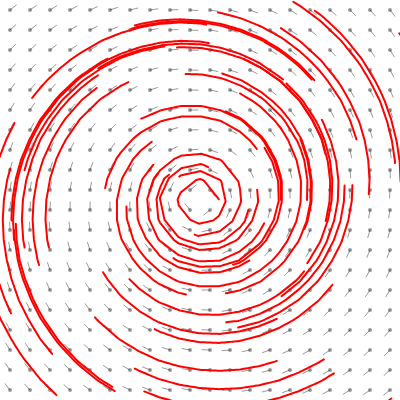
Frame 1 (no input)
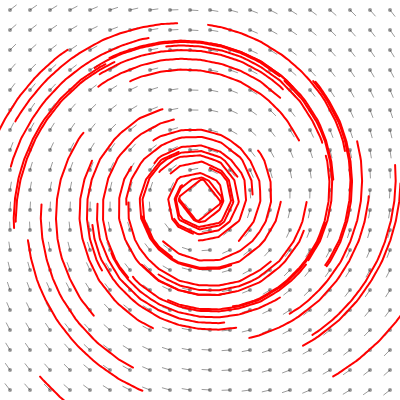
Frame 2 (the mouse pressed at the canvas centre, redrawn once)

The p5.js sketch that drew these frames (run headless with seeded random() and noise() and a simulated clock; the mouse was pressed at the canvas centre and the sketch redrawn once):

// p5.js sketch
// ── sketch.js
let flowfield;
let cols = 20;
let rows = 20;

let vehicle;

let debug = true;
let vehicles = []

function setup() {
  createCanvas(400, 400);

  vehicle = new Vehicle(350, 200);
  for (let i=0; i < 50; i++) {
    vehicles.push(new Vehicle(random(width), random(height)))
  }

  w = width / cols;
  h = height / cols;

  // flowfield = [];
  // for (let i = 0; i < 10; i++) {
  //   flowfield[i] = [];
  // }

  // Creating a 2D array
  flowfield = new Array(cols);
  for (let i = 0; i < flowfield.length; i++) {
    flowfield[i] = new Array(rows);
  }

  for (let i = 0; i < cols; i++) {
    for (let j = 0; j < rows; j++) {
      // flowfield[i][j] = createVector(-1, 1);
      // flowfield[i][j] = p5.Vector.random2D();

      let x = i * w + w * 0.5;
      let y = j * h + h * 0.5;

      let centerX = width / 2;
      let centerY = height / 2;

      flowfield[i][j] = createVector(centerX - x, centerY - y);
      flowfield[i][j].rotate(-PI / 2 + 0.1);
    }
  }
}

function draw() {
  background(255);

  // DEBUG view!
  if (debug) {
    for (let i = 0; i < cols; i++) {
      for (let j = 0; j < rows; j++) {
        flowfield[i][j].rotate(0.01);

        let v = flowfield[i][j].copy();
        v.setMag(w * 0.4);

        let x = i * w + w * 0.5;
        let y = j * h + h * 0.5;
        //strokeWeight(1);
        //stroke(0, 50);
        //rectMode(CENTER);
        //noFill();
        //rect(x, y, w, h);
        stroke(0, 100);
        strokeWeight(4);
        point(x, y);
        strokeWeight(1);
        line(x, y, x + v.x, y + v.y);
      }
    }
  }

  //vehicle.show();

  noFill();
  strokeWeight(2);
  stroke(255, 0, 0);
  // beginShape();
  // for (let i = 0; i < 100; i++) {
  //   //vehicles[i].follow(flowfield)
  //   vehicles[i].update()
  //   vertex(vehicles[i].position.x, vehicles[i].position.y)
  //   vehicle.follow(flowfield);
  //   // vehicle.update();
  //   // vertex(vehicle.position.x, vehicle.position.y);
  // }
  // endShape();
  for (let i=0; i<vehicles.length; i++) {
    beginShape()
    for (let j=0; j<100; j++) {
      vehicles[i].follow(flowfield)
      vehicles[i].update()
      vertex(vehicles[i].position.x,vehicles[i].position.y)
    }
    endShape()
  }

  //vehicle.show();

  noLoop();
}

// ── vehicle.js
// The Nature of Code
// Daniel Shiffman
// http://natureofcode.com

// The "Vehicle" class

class Vehicle {
  constructor(x, y) {
    this.position = createVector(x, y);
    this.velocity = createVector(0, 0);
    this.acceleration = createVector(0, 0);
    this.r = 6;
    this.maxspeed = 2;
    this.maxforce = 1;
    
    // this.history = [];
  }

  // Method to update location
  update() {
    // Update velocity
    this.velocity.add(this.acceleration);
    // Limit speed
    this.velocity.limit(this.maxspeed);
    this.position.add(this.velocity);
    // Reset accelerationelertion to 0 each cycle
    this.acceleration.mult(0);
  }

  applyForce(force) {
    // We could add mass here if we want A = F / M
    this.acceleration.add(force);
  }
  
  follow(flowfield) {
    let i = floor(this.position.x / w);
    let j = floor(this.position.y / h);
    i = constrain(i,0,cols-1);
    j = constrain(j,0,rows-1);
    let desired = flowfield[i][j].copy();
    desired.setMag(this.maxspeed);
    let steer = p5.Vector.sub(desired, this.velocity);
    steer.limit(this.maxforce);
    this.applyForce(steer);
  }

  show() {
    fill(0);
    circle(this.position.x, this.position.y, 4);
    // Draw a triangle rotated in the direction of velocity
    // let theta = this.velocity.heading() + PI / 2;
    // fill(127);
    // stroke(0);
    // strokeWeight(2);
    // push();
    // translate(this.position.x, this.position.y);
    // rotate(theta);
    // beginShape();
    // vertex(0, -this.r * 2);
    // vertex(-this.r, this.r * 2);
    // vertex(this.r, this.r * 2);
    // endShape(CLOSE);
    // pop();
  }
}
